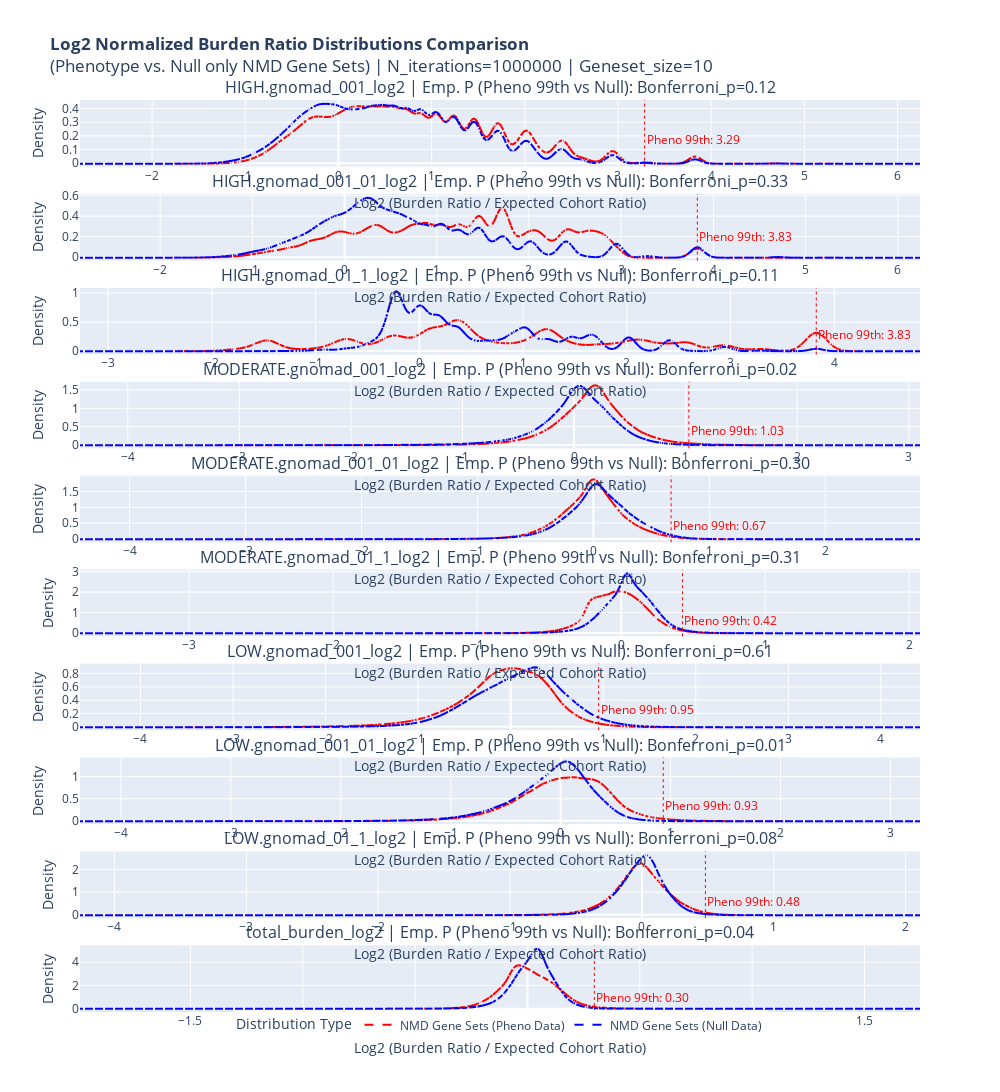

Notebook code for this chart:
### Code cell
# This plot compares the main Phenotype and Null simulations AND NMD-specific simulations
fig_overlay_main_sims = make_subplots(  # Renamed from fig_overlay_final to fig_overlay_main_sims for clarity
    rows=len(bin_columns),
    cols=1,
    vertical_spacing=0.03,
    subplot_titles = [
    f"{col}_log2 | Emp. P (Pheno 99th vs Null): Bonferroni_p={empirical_99th_nmd_df.loc[empirical_99th_nmd_df['Frequency_Bin'] == col, 'Bonferroni_Adjusted_Pval'].values[0]:.2f}"
        for col in bin_columns
    ]
)

for i, col in enumerate(bin_columns):

    # Get NMD data for this bin
    col_log2_pheno_nmd = df_ratios_pheno_nmd.get(col + "_log2", pd.Series(dtype=float)).replace([np.inf, -np.inf],
                                                                                        np.nan).dropna()
    col_log2_null_nmd = df_ratios_null_nmd.get(col + "_log2", pd.Series(dtype=float)).replace([np.inf, -np.inf],
                                                                                      np.nan).dropna()

    all_valid_data_for_bin = pd.concat(
        [col_log2_pheno_nmd, col_log2_null_nmd]).dropna()  # Include NMD data for range

    if len(all_valid_data_for_bin) > 1:
        min_val = all_valid_data_for_bin.min() - 1
        max_val = all_valid_data_for_bin.max() + 1
        x_grid = np.linspace(min_val, max_val, 500)

        # Plot NMD-Specific Pheno Simulation
        if len(col_log2_pheno_nmd) > 1:
            nmd_kde = gaussian_kde(col_log2_pheno_nmd)
            nmd_density = nmd_kde(x_grid)
            fig_overlay_main_sims.add_trace(
                go.Scattergl(x=x_grid, y=nmd_density, mode='lines', line=dict(color='red', dash='dash', width=2),
                             name="NMD Gene Sets (Pheno Data)", showlegend=(i == 0)),
                row=i + 1, col=1
            )

        # Plot NMD-Specific Null Simulation
        if len(col_log2_null_nmd) > 1:
            nmd_null_kde = gaussian_kde(col_log2_null_nmd)
            nmd_null_density = nmd_null_kde(x_grid)
            fig_overlay_main_sims.add_trace(
                go.Scattergl(x=x_grid, y=nmd_null_density, mode='lines', line=dict(color='blue', dash='dash', width=2),
                             name="NMD Gene Sets (Null Data)", showlegend=(i == 0)),
                row=i + 1, col=1
            )

        # Add Pheno 95th percentile line
        if len(col_log2_pheno_nmd) > 1:
            pheno_95th_val = np.percentile(col_log2_pheno_nmd, 99) #99th percentile
            fig_overlay_main_sims.add_vline(
            x=pheno_95th_val, line_width=1, line_dash="dot", line_color="red",
            row=i + 1, col=1)

            fig_overlay_main_sims.add_annotation(
                x=pheno_95th_val,
                y=0.1,  # Set this to a slightly higher value than the bottom of your y-axis
                text=f"Pheno 99th: {pheno_95th_val:.2f}",
                showarrow=False,
                xanchor="left",
                yanchor="bottom",
                font=dict(color="red"),
                row=i + 1,
                col=1
            )

    else:
        print(f"Skipping density plot for bin {col} due to insufficient combined data points after NaN removal.")

    fig_overlay_main_sims.update_xaxes(title_text="Log2 (Burden Ratio / Expected Cohort Ratio)", row=i + 1, col=1)
    fig_overlay_main_sims.update_yaxes(title_text="Density", row=i + 1, col=1)

fig_overlay_main_sims.update_layout(
    height=max(600, 250 * len(bin_columns)),
    width=1000,
    title_text=f"<b>Log2 Normalized Burden Ratio Distributions Comparison</b><br>(Phenotype vs. Null only NMD Gene Sets) | N_iterations={iterations} | Geneset_size={effective_nmd_combination_length}",
    hovermode="x unified",
    legend_title_text="Distribution Type",
    legend=dict(orientation="h",yanchor="bottom",y=-0.03,xanchor="center", x=0.5)
    )
fig_overlay_main_sims.show()
if out_dir:
    fig_overlay_main_sims.write_html(out_dir.joinpath("Phenotype_Null_NMD_Log2_Density_Curves.html"))
    print(f"✅ Combined density plot saved to {out_dir.joinpath('Phenotype_Null_NMD_Log2_Density_Curves.html')}")

### Figure 1 — Plotly figure (JSON) as saved in the notebook; plotly's stock layout.template omitted (floating-point values rounded to 4 significant figures; data arrays with more than 128 entries replaced by an {"elided": "..."} marker saying what was removed)
{"data": [{"line": {"color": "red", "dash": "dash", "width": 2}, "mode": "lines", "name": "NMD Gene Sets (Pheno Data)", "showlegend": true, "x": {"elided": "500 float values"}, "y": {"elided": "500 float values"}, "type": "scattergl", "xaxis": "x", "yaxis": "y"}, {"line": {"color": "blue", "dash": "dash", "width": 2}, "mode": "lines", "name": "NMD Gene Sets (Null Data)", "showlegend": true, "x": {"elided": "500 float values"}, "y": {"elided": "500 float values"}, "type": "scattergl", "xaxis": "x", "yaxis": "y"}, {"line": {"color": "red", "dash": "dash", "width": 2}, "mode": "lines", "name": "NMD Gene Sets (Pheno Data)", "showlegend": false, "x": {"elided": "500 float values"}, "y": {"elided": "500 float values"}, "type": "scattergl", "xaxis": "x2", "yaxis": "y2"}, {"line": {"color": "blue", "dash": "dash", "width": 2}, "mode": "lines", "name": "NMD Gene Sets (Null Data)", "showlegend": false, "x": {"elided": "500 float values"}, "y": {"elided": "500 float values"}, "type": "scattergl", "xaxis": "x2", "yaxis": "y2"}, {"line": {"color": "red", "dash": "dash", "width": 2}, "mode": "lines", "name": "NMD Gene Sets (Pheno Data)", "showlegend": false, "x": {"elided": "500 float values"}, "y": {"elided": "500 float values"}, "type": "scattergl", "xaxis": "x3", "yaxis": "y3"}, {"line": {"color": "blue", "dash": "dash", "width": 2}, "mode": "lines", "name": "NMD Gene Sets (Null Data)", "showlegend": false, "x": {"elided": "500 float values"}, "y": {"elided": "500 float values"}, "type": "scattergl", "xaxis": "x3", "yaxis": "y3"}, {"line": {"color": "red", "dash": "dash", "width": 2}, "mode": "lines", "name": "NMD Gene Sets (Pheno Data)", "showlegend": false, "x": {"elided": "500 float values"}, "y": {"elided": "500 float values"}, "type": "scattergl", "xaxis": "x4", "yaxis": "y4"}, {"line": {"color": "blue", "dash": "dash", "width": 2}, "mode": "lines", "name": "NMD Gene Sets (Null Data)", "showlegend": false, "x": {"elided": "500 float values"}, "y": {"elided": "500 float values"}, "type": "scattergl", "xaxis": "x4", "yaxis": "y4"}, {"line": {"color": "red", "dash": "dash", "width": 2}, "mode": "lines", "name": "NMD Gene Sets (Pheno Data)", "showlegend": false, "x": {"elided": "500 float values"}, "y": {"elided": "500 float values"}, "type": "scattergl", "xaxis": "x5", "yaxis": "y5"}, {"line": {"color": "blue", "dash": "dash", "width": 2}, "mode": "lines", "name": "NMD Gene Sets (Null Data)", "showlegend": false, "x": {"elided": "500 float values"}, "y": {"elided": "500 float values"}, "type": "scattergl", "xaxis": "x5", "yaxis": "y5"}, {"line": {"color": "red", "dash": "dash", "width": 2}, "mode": "lines", "name": "NMD Gene Sets (Pheno Data)", "showlegend": false, "x": {"elided": "500 float values"}, "y": {"elided": "500 float values"}, "type": "scattergl", "xaxis": "x6", "yaxis": "y6"}, {"line": {"color": "blue", "dash": "dash", "width": 2}, "mode": "lines", "name": "NMD Gene Sets (Null Data)", "showlegend": false, "x": {"elided": "500 float values"}, "y": {"elided": "500 float values"}, "type": "scattergl", "xaxis": "x6", "yaxis": "y6"}, {"line": {"color": "red", "dash": "dash", "width": 2}, "mode": "lines", "name": "NMD Gene Sets (Pheno Data)", "showlegend": false, "x": {"elided": "500 float values"}, "y": {"elided": "500 float values"}, "type": "scattergl", "xaxis": "x7", "yaxis": "y7"}, {"line": {"color": "blue", "dash": "dash", "width": 2}, "mode": "lines", "name": "NMD Gene Sets (Null Data)", "showlegend": false, "x": {"elided": "500 float values"}, "y": {"elided": "500 float values"}, "type": "scattergl", "xaxis": "x7", "yaxis": "y7"}, {"line": {"color": "red", "dash": "dash", "width": 2}, "mode": "lines", "name": "NMD Gene Sets (Pheno Data)", "showlegend": false, "x": {"elided": "500 float values"}, "y": {"elided": "500 float values"}, "type": "scattergl", "xaxis": "x8", "yaxis": "y8"}, {"line": {"color": "blue", "dash": "dash", "width": 2}, "mode": "lines", "name": "NMD Gene Sets (Null Data)", "showlegend": false, "x": {"elided": "500 float values"}, "y": {"elided": "500 float values"}, "type": "scattergl", "xaxis": "x8", "yaxis": "y8"}, {"line": {"color": "red", "dash": "dash", "width": 2}, "mode": "lines", "name": "NMD Gene Sets (Pheno Data)", "showlegend": false, "x": {"elided": "500 float values"}, "y": {"elided": "500 float values"}, "type": "scattergl", "xaxis": "x9", "yaxis": "y9"}, {"line": {"color": "blue", "dash": "dash", "width": 2}, "mode": "lines", "name": "NMD Gene Sets (Null Data)", "showlegend": false, "x": {"elided": "500 float values"}, "y": {"elided": "500 float values"}, "type": "scattergl", "xaxis": "x9", "yaxis": "y9"}, {"line": {"color": "red", "dash": "dash", "width": 2}, "mode": "lines", "name": "NMD Gene Sets (Pheno Data)", "showlegend": false, "x": {"elided": "500 float values"}, "y": {"elided": "500 float values"}, "type": "scattergl", "xaxis": "x10", "yaxis": "y10"}, {"line": {"color": "blue", "dash": "dash", "width": 2}, "mode": "lines", "name": "NMD Gene Sets (Null Data)", "showlegend": false, "x": {"elided": "500 float values"}, "y": {"elided": "500 float values"}, "type": "scattergl", "xaxis": "x10", "yaxis": "y10"}], "layout": {"xaxis": {"anchor": "y", "domain": [0.0, 1.0], "title": {"text": "Log2 (Burden Ratio / Expected Cohort Ratio)"}}, "yaxis": {"anchor": "x", "domain": [0.927, 1.0], "title": {"text": "Density"}}, "xaxis2": {"anchor": "y2", "domain": [0.0, 1.0], "title": {"text": "Log2 (Burden Ratio / Expected Cohort Ratio)"}}, "yaxis2": {"anchor": "x2", "domain": [0.824, 0.897], "title": {"text": "Density"}}, "xaxis3": {"anchor": "y3", "domain": [0.0, 1.0], "title": {"text": "Log2 (Burden Ratio / Expected Cohort Ratio)"}}, "yaxis3": {"anchor": "x3", "domain": [0.721, 0.794], "title": {"text": "Density"}}, "xaxis4": {"anchor": "y4", "domain": [0.0, 1.0], "title": {"text": "Log2 (Burden Ratio / Expected Cohort Ratio)"}}, "yaxis4": {"anchor": "x4", "domain": [0.618, 0.691], "title": {"text": "Density"}}, "xaxis5": {"anchor": "y5", "domain": [0.0, 1.0], "title": {"text": "Log2 (Burden Ratio / Expected Cohort Ratio)"}}, "yaxis5": {"anchor": "x5", "domain": [0.515, 0.588], "title": {"text": "Density"}}, "xaxis6": {"anchor": "y6", "domain": [0.0, 1.0], "title": {"text": "Log2 (Burden Ratio / Expected Cohort Ratio)"}}, "yaxis6": {"anchor": "x6", "domain": [0.412, 0.485], "title": {"text": "Density"}}, "xaxis7": {"anchor": "y7", "domain": [0.0, 1.0], "title": {"text": "Log2 (Burden Ratio / Expected Cohort Ratio)"}}, "yaxis7": {"anchor": "x7", "domain": [0.309, 0.382], "title": {"text": "Density"}}, "xaxis8": {"anchor": "y8", "domain": [0.0, 1.0], "title": {"text": "Log2 (Burden Ratio / Expected Cohort Ratio)"}}, "yaxis8": {"anchor": "x8", "domain": [0.206, 0.279], "title": {"text": "Density"}}, "xaxis9": {"anchor": "y9", "domain": [0.0, 1.0], "title": {"text": "Log2 (Burden Ratio / Expected Cohort Ratio)"}}, "yaxis9": {"anchor": "x9", "domain": [0.103, 0.176], "title": {"text": "Density"}}, "xaxis10": {"anchor": "y10", "domain": [0.0, 1.0], "title": {"text": "Log2 (Burden Ratio / Expected Cohort Ratio)"}}, "yaxis10": {"anchor": "x10", "domain": [0.0, 0.073], "title": {"text": "Density"}}, "annotations": [{"font": {"size": 16}, "showarrow": false, "text": "HIGH.gnomad_001_log2 | Emp. P (Pheno 99th vs Null): Bonferroni_p=0.12", "x": 0.5, "xanchor": "center", "xref": "paper", "y": 1.0, "yanchor": "bottom", "yref": "paper"}, {"font": {"size": 16}, "showarrow": false, "text": "HIGH.gnomad_001_01_log2 | Emp. P (Pheno 99th vs Null): Bonferroni_p=0.33", "x": 0.5, "xanchor": "center", "xref": "paper", "y": 0.897, "yanchor": "bottom", "yref": "paper"}, {"font": {"size": 16}, "showarrow": false, "text": "HIGH.gnomad_01_1_log2 | Emp. P (Pheno 99th vs Null): Bonferroni_p=0.11", "x": 0.5, "xanchor": "center", "xref": "paper", "y": 0.794, "yanchor": "bottom", "yref": "paper"}, {"font": {"size": 16}, "showarrow": false, "text": "MODERATE.gnomad_001_log2 | Emp. P (Pheno 99th vs Null): Bonferroni_p=0.02", "x": 0.5, "xanchor": "center", "xref": "paper", "y": 0.691, "yanchor": "bottom", "yref": "paper"}, {"font": {"size": 16}, "showarrow": false, "text": "MODERATE.gnomad_001_01_log2 | Emp. P (Pheno 99th vs Null): Bonferroni_p=0.30", "x": 0.5, "xanchor": "center", "xref": "paper", "y": 0.588, "yanchor": "bottom", "yref": "paper"}, {"font": {"size": 16}, "showarrow": false, "text": "MODERATE.gnomad_01_1_log2 | Emp. P (Pheno 99th vs Null): Bonferroni_p=0.31", "x": 0.5, "xanchor": "center", "xref": "paper", "y": 0.485, "yanchor": "bottom", "yref": "paper"}, {"font": {"size": 16}, "showarrow": false, "text": "LOW.gnomad_001_log2 | Emp. P (Pheno 99th vs Null): Bonferroni_p=0.61", "x": 0.5, "xanchor": "center", "xref": "paper", "y": 0.382, "yanchor": "bottom", "yref": "paper"}, {"font": {"size": 16}, "showarrow": false, "text": "LOW.gnomad_001_01_log2 | Emp. P (Pheno 99th vs Null): Bonferroni_p=0.01", "x": 0.5, "xanchor": "center", "xref": "paper", "y": 0.279, "yanchor": "bottom", "yref": "paper"}, {"font": {"size": 16}, "showarrow": false, "text": "LOW.gnomad_01_1_log2 | Emp. P (Pheno 99th vs Null): Bonferroni_p=0.08", "x": 0.5, "xanchor": "center", "xref": "paper", "y": 0.176, "yanchor": "bottom", "yref": "paper"}, {"font": {"size": 16}, "showarrow": false, "text": "total_burden_log2 | Emp. P (Pheno 99th vs Null): Bonferroni_p=0.04", "x": 0.5, "xanchor": "center", "xref": "paper", "y": 0.073, "yanchor": "bottom", "yref": "paper"}, {"font": {"color": "red"}, "showarrow": false, "text": "Pheno 99th: 3.29", "x": 3.286, "xanchor": "left", "xref": "x", "y": 0.1, "yanchor": "bottom", "yref": "y"}, {"font": {"color": "red"}, "showarrow": false, "text": "Pheno 99th: 3.83", "x": 3.826, "xanchor": "left", "xref": "x2", "y": 0.1, "yanchor": "bottom", "yref": "y2"}, {"font": {"color": "red"}, "showarrow": false, "text": "Pheno 99th: 3.83", "x": 3.826, "xanchor": "left", "xref": "x3", "y": 0.1, "yanchor": "bottom", "yref": "y3"}, {"font": {"color": "red"}, "showarrow": false, "text": "Pheno 99th: 1.03", "x": 1.029, "xanchor": "left", "xref": "x4", "y": 0.1, "yanchor": "bottom", "yref": "y4"}, {"font": {"color": "red"}, "showarrow": false, "text": "Pheno 99th: 0.67", "x": 0.67, "xanchor": "left", "xref": "x5", "y": 0.1, "yanchor": "bottom", "yref": "y5"}, {"font": {"color": "red"}, "showarrow": false, "text": "Pheno 99th: 0.42", "x": 0.4248, "xanchor": "left", "xref": "x6", "y": 0.1, "yanchor": "bottom", "yref": "y6"}, {"font": {"color": "red"}, "showarrow": false, "text": "Pheno 99th: 0.95", "x": 0.9508, "xanchor": "left", "xref": "x7", "y": 0.1, "yanchor": "bottom", "yref": "y7"}, {"font": {"color": "red"}, "showarrow": false, "text": "Pheno 99th: 0.93", "x": 0.9331, "xanchor": "left", "xref": "x8", "y": 0.1, "yanchor": "bottom", "yref": "y8"}, {"font": {"color": "red"}, "showarrow": false, "text": "Pheno 99th: 0.48", "x": 0.4816, "xanchor": "left", "xref": "x9", "y": 0.1, "yanchor": "bottom", "yref": "y9"}, {"font": {"color": "red"}, "showarrow": false, "text": "Pheno 99th: 0.30", "x": 0.2979, "xanchor": "left", "xref": "x10", "y": 0.1, "yanchor": "bottom", "yref": "y10"}], "shapes": [{"line": {"color": "red", "dash": "dot", "width": 1}, "type": "line", "x0": 3.286, "x1": 3.286, "xref": "x", "y0": 0, "y1": 1, "yref": "y domain"}, {"line": {"color": "red", "dash": "dot", "width": 1}, "type": "line", "x0": 3.826, "x1": 3.826, "xref": "x2", "y0": 0, "y1": 1, "yref": "y2 domain"}, {"line": {"color": "red", "dash": "dot", "width": 1}, "type": "line", "x0": 3.826, "x1": 3.826, "xref": "x3", "y0": 0, "y1": 1, "yref": "y3 domain"}, {"line": {"color": "red", "dash": "dot", "width": 1}, "type": "line", "x0": 1.029, "x1": 1.029, "xref": "x4", "y0": 0, "y1": 1, "yref": "y4 domain"}, {"line": {"color": "red", "dash": "dot", "width": 1}, "type": "line", "x0": 0.67, "x1": 0.67, "xref": "x5", "y0": 0, "y1": 1, "yref": "y5 domain"}, {"line": {"color": "red", "dash": "dot", "width": 1}, "type": "line", "x0": 0.4248, "x1": 0.4248, "xref": "x6", "y0": 0, "y1": 1, "yref": "y6 domain"}, {"line": {"color": "red", "dash": "dot", "width": 1}, "type": "line", "x0": 0.9508, "x1": 0.9508, "xref": "x7", "y0": 0, "y1": 1, "yref": "y7 domain"}, {"line": {"color": "red", "dash": "dot", "width": 1}, "type": "line", "x0": 0.9331, "x1": 0.9331, "xref": "x8", "y0": 0, "y1": 1, "yref": "y8 domain"}, {"line": {"color": "red", "dash": "dot", "width": 1}, "type": "line", "x0": 0.4816, "x1": 0.4816, "xref": "x9", "y0": 0, "y1": 1, "yref": "y9 domain"}, {"line": {"color": "red", "dash": "dot", "width": 1}, "type": "line", "x0": 0.2979, "x1": 0.2979, "xref": "x10", "y0": 0, "y1": 1, "yref": "y10 domain"}], "title": {"text": "<b>Log2 Normalized Burden Ratio Distributions Comparison</b><br>(Phenotype vs. Null only NMD Gene Sets) | N_iterations=1000000 | Geneset_size=10"}, "legend": {"title": {"text": "Distribution Type"}, "orientation": "h", "yanchor": "bottom", "y": -0.03, "xanchor": "center", "x": 0.5}, "height": 2500, "width": 1000, "hovermode": "x unified"}}
